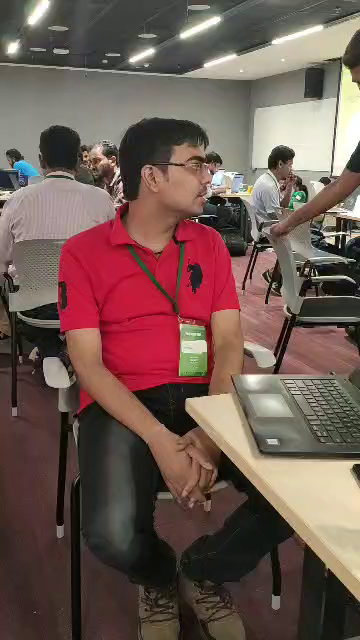
#> input picture frame 0 of SiamMask/data/smallv1.mp4, 360 x 640 px
$ python converter.py
#> lines starting #> are read from the running program, lines starting #| are printed output that depends on the picture
import cv2
import os
print(os.getcwd())
path = os.getcwd()
vidcap = cv2.VideoCapture('smallv1.mp4')
def getFrame(sec):
#> called with sec = 0
    vidcap.set(cv2.CAP_PROP_POS_MSEC,sec*1000)
    hasFrames,image = vidcap.read()
#> image is the input picture: shape (640, 360, 3); mean B, G, R 82.2, 89, 112.2
    if hasFrames:
        return hasFrames, image

    return hasFrames, None

sec = 0
frameRate = 0.9 #//it will capture image in each 0.5 second
count=1
success = getFrame(sec)
while success:
    print(count)
    count = count + 1
    sec = sec + frameRate
    sec = round(sec, 2)
    success, img = getFrame(sec)


$ run again, starting later in the video
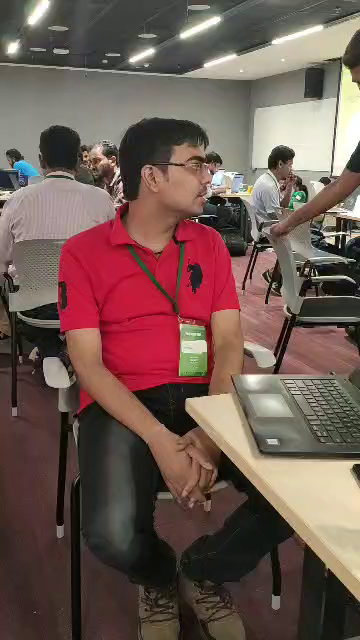
#> input picture frame 0 of SiamMask/data/smallv1.mp4, 360 x 640 px
#> in getFrame, image is the input picture: shape (640, 360, 3); mean B, G, R 82.2, 89, 112.2

$ run again, starting later in the video
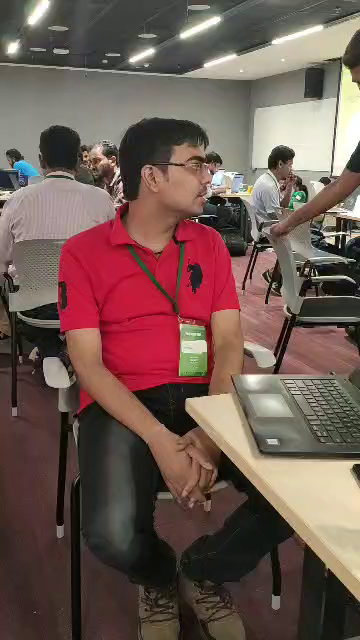
#> input picture frame 0 of SiamMask/data/smallv1.mp4, 360 x 640 px
#> in getFrame, image is the input picture: shape (640, 360, 3); mean B, G, R 82.2, 89, 112.2
